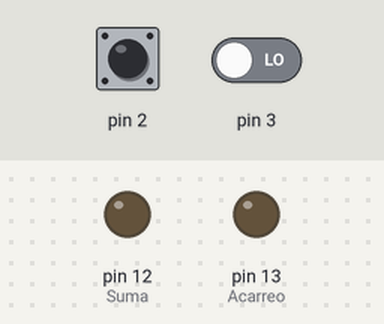
This sketch was run on a simulated Arduino Uno, built with avr-gcc and run on an emulated ATmega328P. Shown: output pins drawn as LEDs (lit = HIGH). The inputs (shaded band) are chosen by the test bench; at power-on: pin 2 LOW, pin 3 LOW.

Above: at 1.2 s.
1.3 s: pin 2 driven HIGH
At 1.9 s:
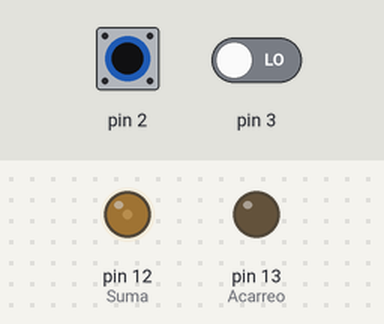
2.8 s: pin 3 driven HIGH
At 4.0 s:
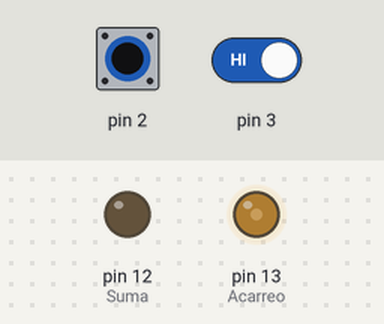
4.3 s: pin 2 pulsed LOW 5 times (0.12 s each, 0.3 s apart)
At 4.56 s:
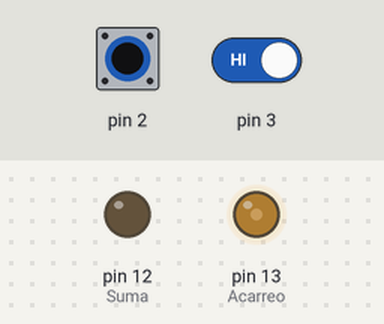
7.3 s: pin 2 driven LOW
At 8.2 s:
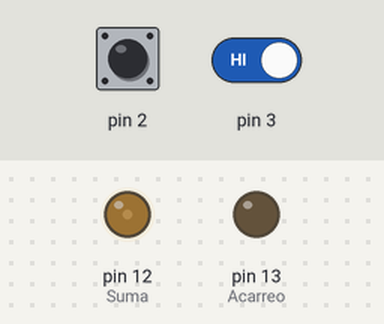
Timing chart, 0 to 9.8 s (numbered marks = the images above; inputs shaded):
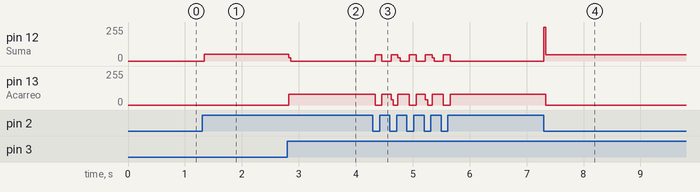

Measured:
- after the input at 1.3 s, pin 12 (Suma): 0/255 → 50/255 at once
- after the input at 2.8 s, pin 12 (Suma): 50/255 → 0/255 at once; pin 13 (Acarreo): 0/255 → 81/255 at once
- after the input at 4.3 s, pin 12 (Suma): 0/255 → 46/255 at once, then repeats every 0.60 s: 0/255 0.16 s, 46/255 0.12 s, 23/255 0.04 s, 0/255 0.16 s, 46/255 0.12 s, until it stays 0/255 from 5.7 s
- after the input at 7.3 s, pin 12 (Suma): 0/255 → 46/255 at once; pin 13 (Acarreo): 81/255 → 0/255 at once

The sketch:

Suma.ino
```cpp
int A = 0;
int B = 0;
void setup() {
  pinMode(2, INPUT);    //A
  pinMode(3, INPUT);    //B
  pinMode(12, OUTPUT);  //Suma
  pinMode(13, OUTPUT);  //Acarreo
}
//SISTEMA Sumador y acarreo
void loop() {

  A = digitalRead(2);
  B = digitalRead(3);

  if (A^B)
    {digitalWrite(12, HIGH);}
  if (A&&B)
    {digitalWrite(13, HIGH);}
 digitalWrite(12, LOW);
 digitalWrite(13, LOW);
}
```
